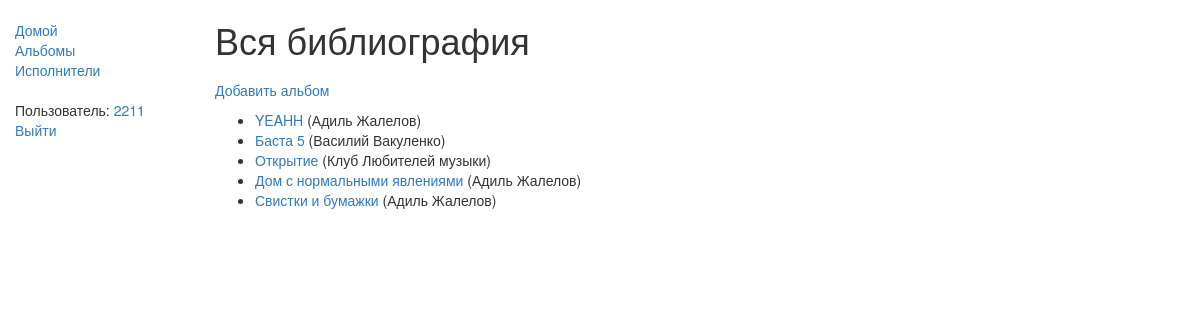
Page /again/album/ (signed in) on the committed database.
### again/models.py (models this page shows, shortened)
class Album(models.Model):
    title = models.CharField(max_length=200)
    author = models.ForeignKey('Author', on_delete=models.SET_NULL, null=True)
    genre = models.ManyToManyField(Genre, help_text="Select a genre for this album")
    def get_absolute_url(self):
        return reverse('album-detail', args=[str(self.id)])

class Author(models.Model):
    first_name = models.CharField(max_length=100)
    last_name = models.CharField(max_length=100)
    def __str__(self):
        return '%s %s' % (self.first_name, self.last_name)

### again/views.py (the view)
class AlbumListView(generic.ListView):
    model = Album
    context_object_name = 'my_album_list'   # ваше собственное имя переменной контекста в шаблоне
    template_name = 'again/albumList.html'  # Определение имени вашего шаблона и его расположения
    def get_context_data(self, **kwargs):
        context = super(AlbumListView, self).get_context_data(**kwargs)
        context['some_data'] = 'This is just some data'
        return context

### again/templates/again/albumList.html
{% extends "base_generic.html" %}
{% block content %}
    <h1>Вся библиография</h1>
    <ul class="sidebar-nav">
      {% if user.is_authenticated %}
        <li><a href="{% url 'album-create' %}">Добавить альбом</li>
      {% else %}
        <li><a href="{% url 'login'%}?next={{request.path}}">Войдите,чтобы добавить альбом </a></li>
      {% endif %}
     </ul>
    {% if my_album_list %}
    <ul>
      {% for album in my_album_list %}
      <li>
        <a href="{{ album.get_absolute_url }}">{{ album.title }}</a> ({{album.author}})
      </li>
      {% endfor %}
    </ul>
    {% else %}
      <p>There are no album in the library.</p>
    {% endif %}
{% endblock %}

### again/templates/base_generic.html (shortened to what this page needs)
<!DOCTYPE html>
<html lang="en">
<head>
  <link rel="stylesheet" href="https://maxcdn.bootstrapcdn.com/bootstrap/3.3.7/css/bootstrap.min.css">
  {% load static %}
  <link rel="stylesheet" href="{% static 'css/styles.css' %}">
</head>
<body>
  <div class="container-fluid">
    <div class="row">
      <div class="col-sm-2">
      {% block sidebar %}
      <ul class="sidebar-nav">
          <li><a href="{% url 'index' %}">Домой</a></li>
          <li><a href="{% url 'album' %}">Альбомы</a></li>
          <li><a href="{% url 'author' %}">Исполнители</a></li>
      </ul>
      <ul class="sidebar-nav">
       {% if user.is_authenticated %}
         <li>Пользователь: <a href="{% url 'profile' %}">{{ user.get_username }}</li>
         <li><a href="{% url 'logout'%}?next={{request.path}}">Выйти</a></li>
       {% else %}
         <li><a href="{% url 'login'%}?next={{request.path}}">Войти</a></li>
       {% endif %}
      </ul>
     {% endblock %}
      </div>
      <div class="col-sm-10 ">
      {% block content %}{% endblock %}
      </div>
    </div>
  </div>
</body>
</html>

### again/static/css/styles.css (style rules this page uses)
.sidebar-nav { margin-top: 20px; padding: 0; list-style: none; }

### rows in the picture
Album: title "YEAHH", author "Адиль Жалелов"
Album: title "Баста 5", author "Василий Вакуленко"
Album: title "Открытие", author "Клуб Любителей музыки"
Album: title "Дом с нормальными явлениями", author "Адиль Жалелов"
Album: title "Свистки и бумажки", author "Адиль Жалелов"

### other values in the picture
{{ user.get_username }} "2211"
